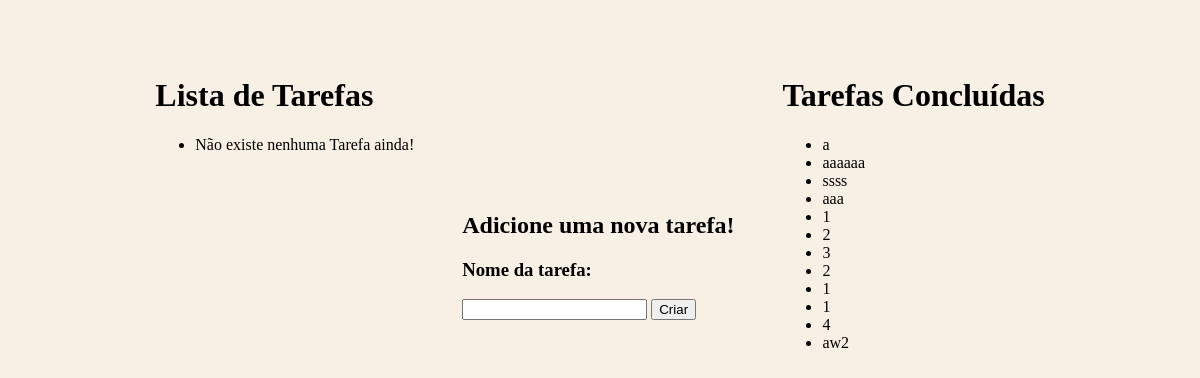
/crud/, run on an earlier commit of the app's database.
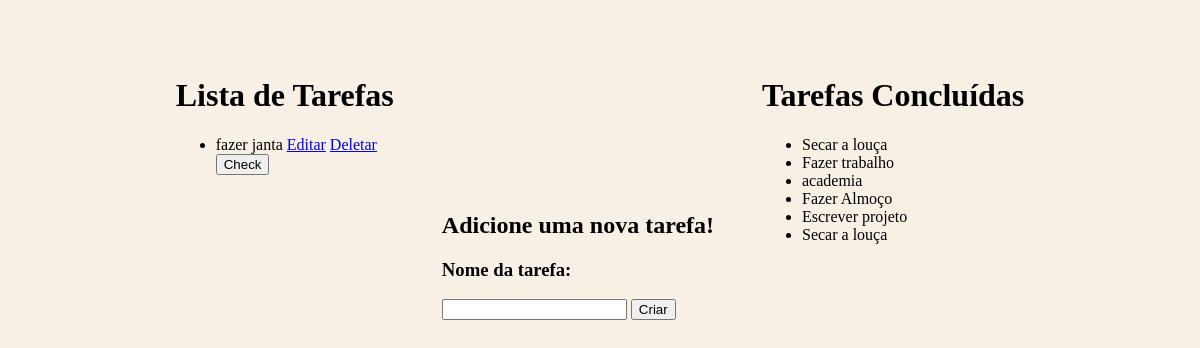
And on a later commit of the database.
### crud/models.py (models this page shows, shortened)
class checkedTarefas (models.Model):
    id = models.AutoField(primary_key=True)
    nome = models.CharField(max_length=255)

class Tarefas(models.Model):
    id = models.AutoField(primary_key=True)
    nome = models.CharField(max_length=255, unique=True)

### crud/views.py (the view)
# urls.py: path('', getTarefas, name='getTarefas'),
def getTarefas(request):
    tarefas = Tarefas.objects.all()
    tarefas_concluidas = checkedTarefas.objects.all()
    return render(request, "index.html", {"tarefas": tarefas, "tarefas_concluidas": tarefas_concluidas})

### crud/templates/index.html (shortened to what this page needs)
<!DOCTYPE html>
<html>
<head>
</head>
<body>
<div class="container">
<div class="listaTarefas">
        <h1>Lista de Tarefas </h1>
        <ul>
            {% for tarefa in tarefas %}
                <li>{{ tarefa.nome }}
                    <a href="{% url 'updateTarefa' tarefa.id %}"> Editar</a>
                     <a href="{% url 'delete' tarefa.id %}"> Deletar</a>
                     <form method="post" action="{% url 'checkedTarefa' tarefa.id %}">
                        <button type="submit">Check</button>
                    </form>
                </li>
                {% empty %}
                <li>Não existe nenhuma Tarefa ainda!</li>
            {% endfor %}
        </ul>
    </div>
    <div class="createTarefa">
                <div class="forms">
                    <h2>Adicione uma nova tarefa!</h2>
                    <form action="{% url 'createTarefa' %}" method="post">
                        <h3>Nome da tarefa:</h3>
                        <input type="text" name="nome">
                        <button type="submit">Criar</button>
                    </form>
                </div>
        </div>
        <div class="checkedTarefas">
            <h1>Tarefas Concluídas</h1>
<ul>
    {% for tarefa_concluida in tarefas_concluidas %}
        <li>{{ tarefa_concluida.nome }}</li>
    {% empty %}
        <li>Nenhuma tarefa concluída ainda!</li>
    {% endfor %}
</ul>
</div>
</div>
</body>
</html>

### crud/templates/index.html (style rules this page uses)
body { background-color: rgb(248, 240, 228); }
.container { display: flex; flex-direction: row; align-items: center; justify-content: center; }
.checkedTarefas, .listaTarefas { margin: 3em; height: 400px; }

What changed in the data, as far as the page shows it:
removed checkedTarefas: nome "a"
removed checkedTarefas: nome "aaaaaa"
removed checkedTarefas: nome "ssss"
removed checkedTarefas: nome "aaa"
removed checkedTarefas: nome "1"
removed checkedTarefas: nome "2"
removed checkedTarefas: nome "3"
removed checkedTarefas: nome "2"
removed checkedTarefas: nome "1"
removed checkedTarefas: nome "1"
removed checkedTarefas: nome "4"
removed checkedTarefas: nome "aw2"
added Tarefas: nome "fazer janta"
added checkedTarefas: nome "Secar a louça"
added checkedTarefas: nome "Fazer trabalho"
added checkedTarefas: nome "academia"
added checkedTarefas: nome "Fazer Almoço"
added checkedTarefas: nome "Escrever projeto"
added checkedTarefas: nome "Secar a louça"
Also different on the page:
text no longer shown: "Não existe nenhuma Tarefa ainda!"
